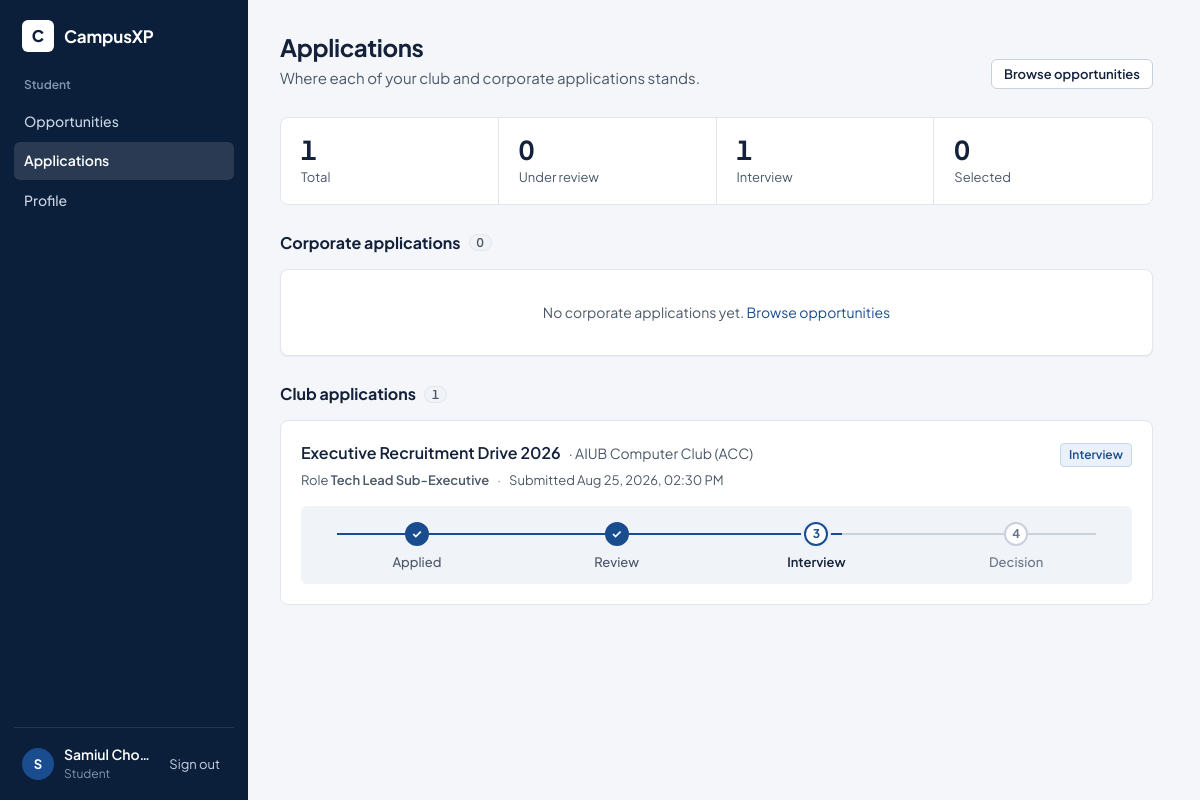
The app's page /index.php?controller=student&action=applications (signed in) with its own data.
### tables this page shows
CREATE TABLE IF NOT EXISTS `club_applications` (
  `id` INT AUTO_INCREMENT PRIMARY KEY,
  `drive_id` INT NOT NULL,
  `student_id` INT NOT NULL,
  `cv_link` VARCHAR(255) NOT NULL,
  `statement_of_purpose` TEXT NOT NULL,
  `applied_role` VARCHAR(100) DEFAULT 'Sub-Executive Member',
  `status` ENUM('Applied','Under Review','Interview','Selected','Rejected') DEFAULT 'Applied',
  `applied_at` TIMESTAMP DEFAULT CURRENT_TIMESTAMP,
  CONSTRAINT `fk_app_drive` FOREIGN KEY (`drive_id`) REFERENCES `club_drives`(`id`) ON DELETE CASCADE,
  CONSTRAINT `fk_app_student` FOREIGN KEY (`student_id`) REFERENCES `student_profiles`(`id`) ON DELETE CASCADE
);

CREATE TABLE IF NOT EXISTS `club_drives` (
  `id` INT AUTO_INCREMENT PRIMARY KEY,
  `exec_user_id` INT NOT NULL,
  `club_name` VARCHAR(100) NOT NULL,
  `title` VARCHAR(150) NOT NULL,
  `category` ENUM('recruitment','seminar','workshop','fest') DEFAULT 'recruitment',
  `requirements` TEXT NOT NULL,
  `deadline` DATETIME NOT NULL,
  `location` VARCHAR(100) DEFAULT 'AIUB Campus',
  `status` ENUM('pending_approval','active','closed') DEFAULT 'active',
  `created_at` TIMESTAMP DEFAULT CURRENT_TIMESTAMP,
  CONSTRAINT `fk_drive_exec` FOREIGN KEY (`exec_user_id`) REFERENCES `users`(`id`) ON DELETE CASCADE
);

### controllers/StudentController.php (called while the page is built, shortened)
<?php
require_once __DIR__ . '/../config/db.php';
require_once __DIR__ . '/../models/StudentModel.php';
class StudentController {
    private static function checkStudentAuth() {
        $auth_user = get_auth_user();
        return $auth_user;
    }
    public static function applications($conn) {
        $auth_user = self::checkStudentAuth();
        $club_apps = getClubApplicationsByStudent($conn, $auth_user['id']);
        $corp_apps = getCorpApplicationsByStudent($conn, $auth_user['id']);
        require_once __DIR__ . '/../views/student/applications.view.php';
    }
}

### config/db.php (called while the page is built, shortened)
<?php
function get_auth_user() {
    return $_SESSION['user'] ?? null;
}

### models/StudentModel.php (called while the page is built, shortened)
<?php
function getStudentProfileByUserId($conn, $userId) {
    $sql = "SELECT * FROM student_profiles WHERE user_id = ?";
    $stmt = mysqli_prepare($conn, $sql);
    mysqli_stmt_bind_param($stmt, "i", $userId);
    mysqli_stmt_execute($stmt);
    $result = mysqli_stmt_get_result($stmt);
    $profile = mysqli_fetch_assoc($result);
    return $profile;
}
function getStudentApplicationHistory($conn, $studentId) {
    $sql = "SELECT a.*, d.title as drive_title, d.club_name, d.location, d.deadline
            FROM club_applications a
            JOIN club_drives d ON a.drive_id = d.id
            WHERE a.student_id = ?
            ORDER BY a.applied_at DESC";
    $stmt = mysqli_prepare($conn, $sql);
    mysqli_stmt_bind_param($stmt, "i", $studentId);
    mysqli_stmt_execute($stmt);
    $club_apps = mysqli_fetch_all(mysqli_stmt_get_result($stmt), MYSQLI_ASSOC);
    $sql = "SELECT ca.*, cd.job_title as drive_title, cd.company_name, cd.job_type, cd.deadline
            FROM corporate_applications ca
            JOIN corporate_drives cd ON ca.corporate_drive_id = cd.id
            WHERE ca.student_id = ?
            ORDER BY ca.applied_at DESC";
    $stmt = mysqli_prepare($conn, $sql);
    mysqli_stmt_bind_param($stmt, "i", $studentId);
    mysqli_stmt_execute($stmt);
    $corp_apps = mysqli_fetch_all(mysqli_stmt_get_result($stmt), MYSQLI_ASSOC);
    return ['club' => $club_apps, 'corporate' => $corp_apps];
}
function getClubApplicationsByStudent($conn, $userId) {
    $profile = getStudentProfileByUserId($conn, $userId);
    $history = getStudentApplicationHistory($conn, $profile['id']);
    return $history['club'] ?? [];
}
function getCorpApplicationsByStudent($conn, $userId) {
    $profile = getStudentProfileByUserId($conn, $userId);
    $history = getStudentApplicationHistory($conn, $profile['id']);
    return $history['corporate'] ?? [];
}

### views/student/applications.view.php (the view, shortened to what this page needs)
<?php require_once __DIR__ . '/../layouts/header.php'; ?>
<div class="page-header">
    <div>
        <h1 class="page-title">Applications</h1>
        <p class="page-sub">Where each of your club and corporate applications stands.</p>
    </div>
    <a href="index.php?controller=student&action=dashboard" class="btn btn-outline btn-sm">Browse opportunities</a>
</div>
<?php
$total_apps_count = count($corp_apps) + count($club_apps);
$in_review_count = 0;
$interview_count = 0;
$selected_count = 0;
foreach (array_merge($corp_apps, $club_apps) as $item) {
    $st = $item['status'] ?? 'Applied';
    if ($st === 'Under Review') $in_review_count++;
    elseif ($st === 'Interview') $interview_count++;
    elseif ($st === 'Selected') $selected_count++;
}
?>
<div class="stats">
    <div class="stat"><span class="stat-value"><?= $total_apps_count ?></span><span class="stat-label">Total</span></div>
    <div class="stat"><span class="stat-value"><?= $in_review_count ?></span><span class="stat-label">Under review</span></div>
    <div class="stat"><span class="stat-value"><?= $interview_count ?></span><span class="stat-label">Interview</span></div>
    <div class="stat"><span class="stat-value"><?= $selected_count ?></span><span class="stat-label">Selected</span></div>
</div>
<section class="section">
    <div class="card-header">
        <h2 class="card-title">Corporate applications <span class="count-badge"><?= count($corp_apps) ?></span></h2>
    </div>
    <?php if (empty($corp_apps)): ?>
        <div class="glass-card empty-state">No corporate applications yet. <a href="index.php?controller=student&action=dashboard">Browse opportunities</a></div>
    <?php endif; ?>
</section>
<section class="section">
    <div class="card-header">
        <h2 class="card-title">Club applications <span class="count-badge"><?= count($club_apps) ?></span></h2>
    </div>
    <?php if (empty($club_apps)): ?>
        <div class="glass-card empty-state">No club applications yet. <a href="index.php?controller=student&action=dashboard">Browse opportunities</a></div>
    <?php else: ?>
        <div class="stack-lg">
            <?php foreach ($club_apps as $app):
                $status = $app['status'] ?? 'Applied';
                $progress = '0%';
                $s1 = 'pending'; $s2 = 'pending'; $s3 = 'pending'; $s4 = 'pending';
                if ($status === 'Applied') {
                    $progress = '0%';
                    $s1 = 'active';
                } elseif ($status === 'Under Review') {
                    $progress = '33.3%';
                    $s1 = 'completed';
                    $s2 = 'active';
                } elseif ($status === 'Interview') {
                    $progress = '66.6%';
                    $s1 = 'completed';
                    $s2 = 'completed';
                    $s3 = 'active';
                } elseif ($status === 'Selected') {
                    $progress = '100%';
                    $s1 = 'completed';
                    $s2 = 'completed';
                    $s3 = 'completed';
                    $s4 = 'completed';
                } elseif ($status === 'Rejected') {
                    $progress = '100%';
                    $s1 = 'completed';
                    $s4 = 'active rejected-step';
                }
            ?>
                <div class="tracker-card">
                    <div class="tracker-card-header">
                        <div>
                            <div class="row">
                                <strong style="font-size: 1rem;"><?= htmlspecialchars($app['drive_title']) ?></strong>
                                <span class="text-sm text-muted">· <?= htmlspecialchars($app['club_name']) ?></span>
                            </div>
                            <div class="tracker-meta-row">
                                <span>Role <strong><?= htmlspecialchars($app['applied_role']) ?></strong></span>
                                <span class="text-dim">·</span>
                                <span>Submitted <?= date('M d, Y, h:i A', strtotime($app['applied_at'])) ?></span>
                            </div>
                        </div>
                        <div>
                            <?php if ($status === 'Selected'): ?>
                                <span class="badge-tag tag-success">Selected</span>
                            <?php elseif ($status === 'Rejected'): ?>
                                <span class="badge-tag tag-danger">Not selected</span>
                            <?php elseif ($status === 'Interview'): ?>
                                <span class="badge-tag tag-info">Interview</span>
                            <?php elseif ($status === 'Under Review'): ?>
                                <span class="badge-tag tag-warning">Under review</span>
                            <?php else: ?>
                                <span class="badge-tag">Applied</span>
                            <?php endif; ?>
                        </div>
                    </div>
                    <div class="linear-trackbar-wrapper" style="margin-bottom: 0;">
                        <div class="linear-stepper">
                            <div class="linear-stepper-line">
                                <div class="linear-stepper-progress" style="width: <?= $progress ?>;"></div>
                            </div>
                            <div class="step-node <?= $s1 ?>">
                                <div class="step-dot"><?= ($s1 === 'completed') ? '✓' : '1' ?></div>
                                <div class="step-title">Applied</div>
                            </div>
                            <div class="step-node <?= $s2 ?>">
                                <div class="step-dot"><?= ($s2 === 'completed') ? '✓' : '2' ?></div>
                                <div class="step-title">Review</div>
                            </div>
                            <div class="step-node <?= $s3 ?>">
                                <div class="step-dot"><?= ($s3 === 'completed') ? '✓' : '3' ?></div>
                                <div class="step-title">Interview</div>
                            </div>
                            <div class="step-node <?= $s4 ?>">
                                <div class="step-dot"><?= ($status === 'Selected') ? '✓' : (($status === 'Rejected') ? '✕' : '4') ?></div>
                                <div class="step-title"><?= ($status === 'Rejected') ? 'Rejected' : (($status === 'Selected') ? 'Selected' : 'Decision') ?></div>
                            </div>
                        </div>
                    </div>
                </div>
            <?php endforeach; ?>
        </div>
    <?php endif; ?>
</section>
<?php require_once __DIR__ . '/../layouts/footer.php'; ?>

### records on screen
club_applications: drive.title "Executive Recruitment Drive 2026", drive.club_name "AIUB Computer Club (ACC)", applied_role "Tech Lead Sub-Executive", applied_at "Aug 25, 2026, 02:30 PM", status "Interview"

### other values on screen
$nav[1] "Student"
$nav_label "Opportunities"
$nav_label "Applications"
$nav_label "Profile"
substr($auth_user['full_name'], 0, 1) "S"
$auth_user['full_name'] "Samiul Cho…"
$total_apps_count "1"
$in_review_count "0"
$interview_count "1"
$selected_count "0"
count($corp_apps) "0"
count($club_apps) "1"
